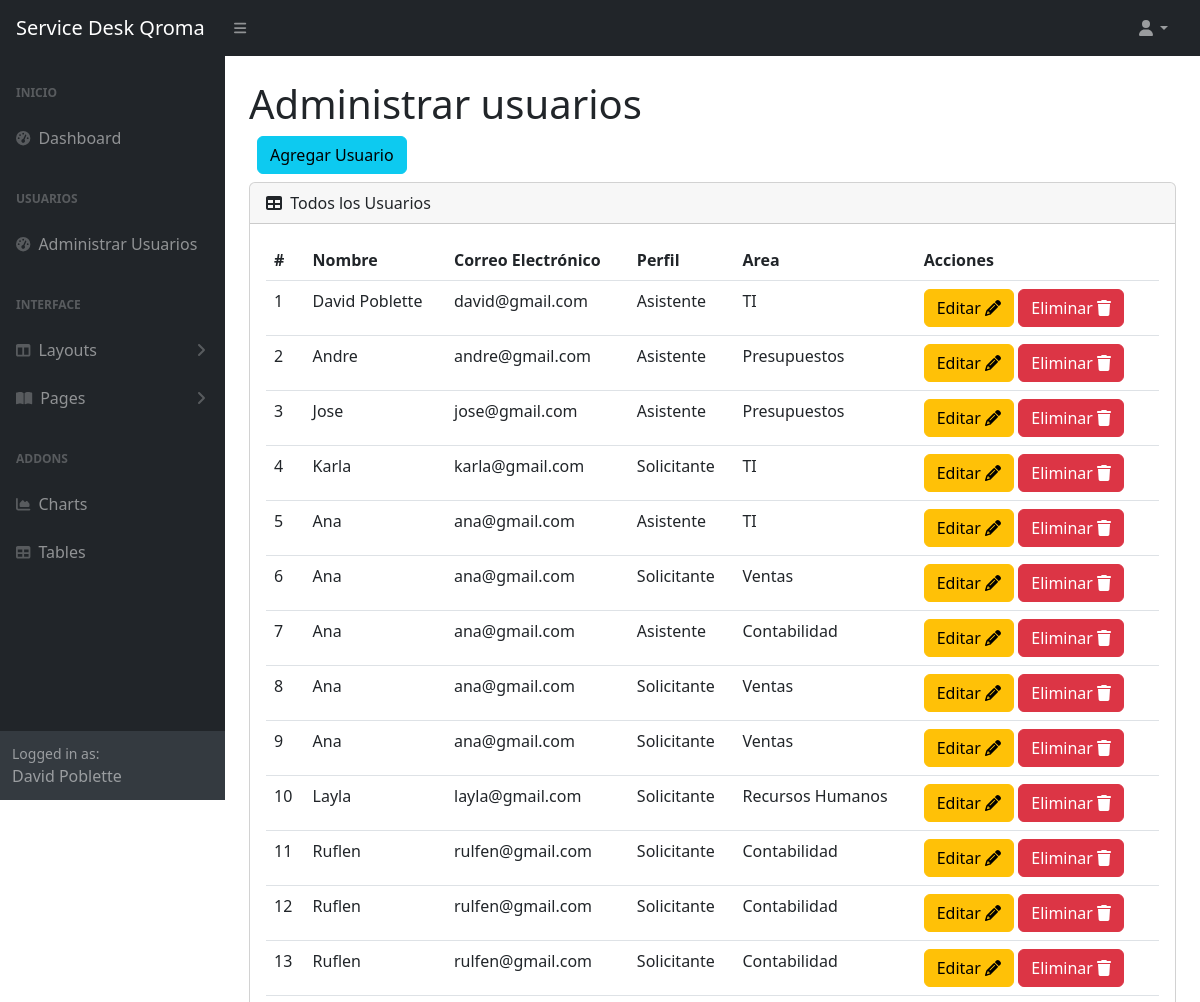
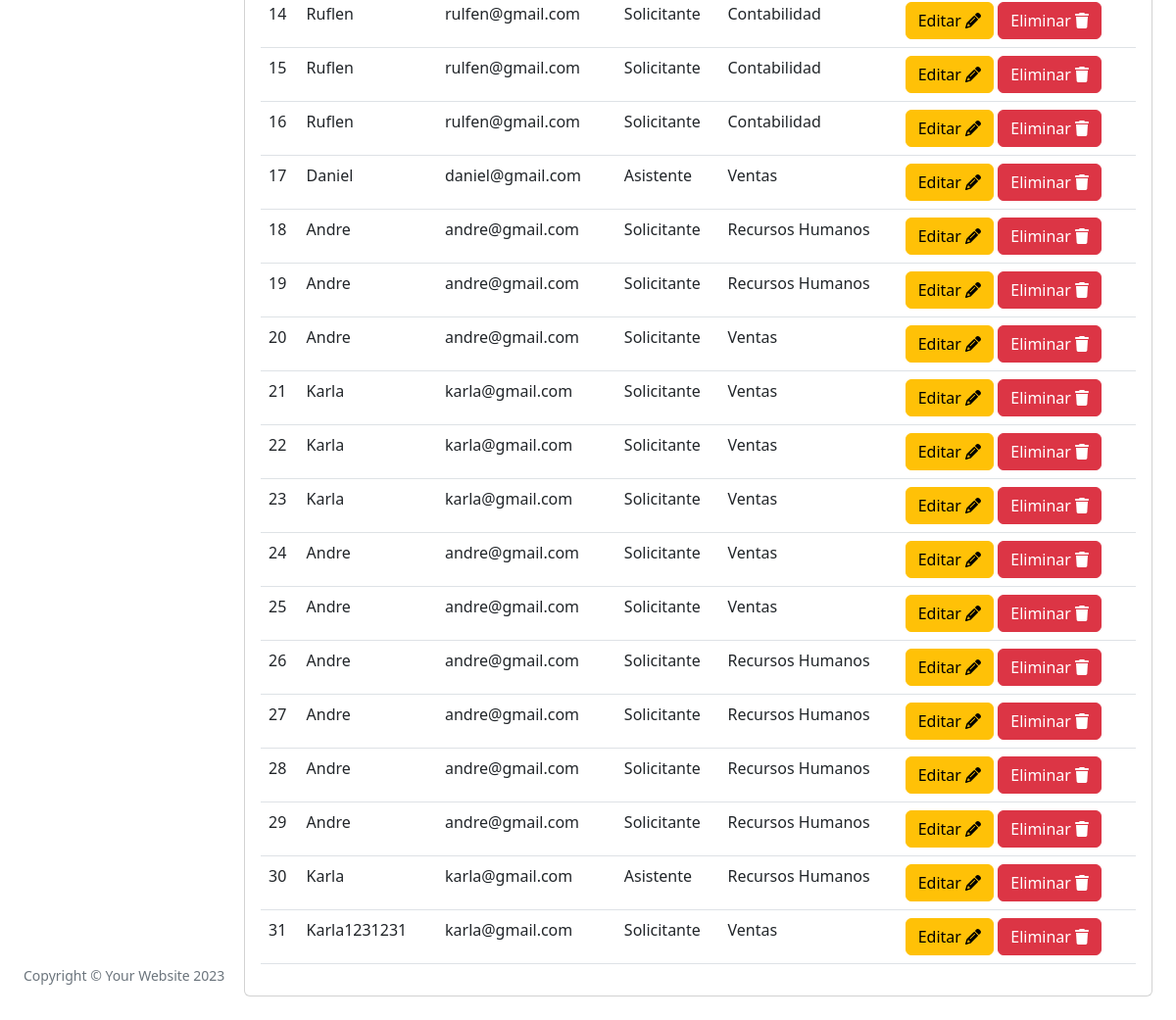
/usuarios (signed in), run on the app's committed database (2 pictures, top to bottom).
### tables this page shows
CREATE TABLE `tba_usuarios`  (
  `CodUsuario` int NOT NULL AUTO_INCREMENT,
  `NombreUsuario` varchar(100) NOT NULL,
  `CodArea` int NOT NULL,
  `CorreoUsuario` varchar(100) NOT NULL,
  `CodPerfil` int NOT NULL,
  `PasswordUsuario` varchar(150) NOT NULL,
  `UltimaConexion` timestamp NULL DEFAULT current_timestamp ON UPDATE CURRENT_TIMESTAMP,
  PRIMARY KEY (`CodUsuario`) USING BTREE,
  INDEX `CodPerfil`(`CodPerfil`) USING BTREE,
  INDEX `tba_usuarios_ibfk_2`(`CodArea`) USING BTREE,
  CONSTRAINT `tba_usuarios_ibfk_1` FOREIGN KEY (`CodPerfil`) REFERENCES `tba_perfilusuario` (`CodPerfil`) ON DELETE RESTRICT ON UPDATE RESTRICT,
  CONSTRAINT `tba_usuarios_ibfk_2` FOREIGN KEY (`CodArea`) REFERENCES `tba_areausuario` (`CodArea`) ON DELETE RESTRICT ON UPDATE RESTRICT
);

CREATE TABLE `tba_perfilusuario`  (
  `CodPerfil` int NOT NULL AUTO_INCREMENT,
  `NombrePerfil` varchar(100) NULL DEFAULT NULL,
  PRIMARY KEY (`CodPerfil`) USING BTREE
);

CREATE TABLE `tba_areausuario`  (
  `CodArea` int NOT NULL AUTO_INCREMENT,
  `NombreArea` varchar(50) NOT NULL,
  PRIMARY KEY (`CodArea`) USING BTREE
);

### controller/plantilla.controller.php (called while the page is built)
<?php
class ControllerPlantilla
{
  static public function ctrPlantilla()
  {
    include "view/plantilla.php";
  }
}

### index.php (called while the page is built)
<?php
require_once "controller/plantilla.controller.php";
require_once "controller/usuarios.controller.php";
require_once "model/usuarios.model.php";
$plantilla = new ControllerPlantilla();
$plantilla -> ctrPlantilla();

### controller/usuarios.controller.php (called while the page is built, shortened)
<?php
class ControllerUsuarios
{
  static public function ctrMostrarUsuarios()
  {
    $tabla = "tba_usuarios";
    $listaUsuarios = ModelUsuarios::mdlMostrarUsuarios($tabla);
    return $listaUsuarios;
  }
}

### model/conexion.php (called while the page is built)
<?php
class Conexion
{
  static public function conn()
  {
    $link = new PDO("mysql:host=127.0.0.1;dbname=servdeskqroma","root","");
		$link->exec("set names utf8");
		return $link;
  }
}

### model/usuarios.model.php (called while the page is built, shortened)
<?php
require_once "conexion.php";
class ModelUsuarios
{
  static public function mdlMostrarUsuarios($tabla)
  {
    $statement = Conexion::conn()->prepare("SELECT tba_usuarios.CodUsuario, tba_usuarios.NombreUsuario, tba_usuarios.CodArea, tba_usuarios.CorreoUsuario, tba_usuarios.CodPerfil, tba_perfilusuario.NombrePerfil, tba_areausuario.NombreArea FROM $tabla INNER JOIN tba_perfilusuario ON tba_usuarios.CodPerfil = tba_perfilusuario.CodPerfil INNER JOIN tba_areausuario ON tba_usuarios.CodArea = tba_areausuario.CodArea ORDER BY CodUsuario ASC");
    $statement -> execute();
    return $statement -> fetchAll();
  }
}

### view/modules/usuarios.php (the view, shortened to what this page needs)
        </div>
      </div>
      <div class="sb-sidenav-footer">
        <div class="small">Logged in as:</div>
        <?php echo $_SESSION["nombreUsuario"] ?>
      </div>
    </nav>
  </div>
  <div id="layoutSidenav_content">
    <main class="bg">
      <div class="container-fluid px-4">
        <h1 class="mt-4">Administrar usuarios</h1>
          <div class="d-flex m-2">
            <button type="button" class="btn btn-info" data-bs-toggle="modal" data-bs-target="#modalAddUser">
              Agregar Usuario
            </button>
          </div>
        <div class="card mb-4">
          <div class="card-header">
            <i class="fas fa-table me-1"></i>
            Todos los Usuarios
          </div>
          <div class="card-body">
            <table id="datatablesSimple" class="data-table-Usuario table">
              <thead>
                <tr>
                  <th>#</th>
                  <th>Nombre</th>
                  <th>Correo Electrónico</th>
                  <th>Perfil</th>
                  <th>Area</th>
                  <th>Acciones</th>
                </tr>
              </thead>
              <tbody>
                <?php
                $usuarios = ControllerUsuarios::ctrMostrarUsuarios();
                foreach ($usuarios as $key => $value)
                {
                  echo
                  '<tr>
                      <td>'.($key + 1).'</td>
                      <td>'.$value["NombreUsuario"].'</td>
                      <td>'.$value["CorreoUsuario"].'</td>
                      <td>'.$value["NombrePerfil"].'</td>
                      <td>'.$value["NombreArea"].'</td>
                      <td>
                        <button class="btn btn-warning btnEditarUsuario" codUsuario="'.$value["CodUsuario"].'" data-bs-toggle="modal" data-bs-target="#modalEditUser">Editar <i class="fa-solid fa-pencil"></i></button>
                        <button class="btn btn-danger btnEliminarUsuario" codUsuario="'.$value["CodUsuario"].'">Eliminar <i class="fa-solid fa-trash"></i></button>
                      </td>
                    </tr>';
                }
                ?>
              </tbody>
            </table>
          </div>
        </div>
      </div>
    </main>
  </div>
</div>

### data on the page
tba_usuarios: NombreUsuario "David Poblette", CorreoUsuario "david@gmail.com", CodPerfil.NombrePerfil "Asistente", CodArea.NombreArea "TI"
tba_usuarios: NombreUsuario "Andre", CorreoUsuario "andre@gmail.com", CodPerfil.NombrePerfil "Asistente", CodArea.NombreArea "Presupuestos"
tba_usuarios: NombreUsuario "Jose", CorreoUsuario "jose@gmail.com", CodPerfil.NombrePerfil "Asistente", CodArea.NombreArea "Presupuestos"
tba_usuarios: NombreUsuario "Karla", CorreoUsuario "karla@gmail.com", CodPerfil.NombrePerfil "Solicitante", CodArea.NombreArea "TI"
tba_usuarios: NombreUsuario "Ana", CorreoUsuario "ana@gmail.com", CodPerfil.NombrePerfil "Asistente", CodArea.NombreArea "TI"
tba_usuarios: NombreUsuario "Ana", CorreoUsuario "ana@gmail.com", CodPerfil.NombrePerfil "Solicitante", CodArea.NombreArea "Ventas"
tba_usuarios: NombreUsuario "Ana", CorreoUsuario "ana@gmail.com", CodPerfil.NombrePerfil "Asistente", CodArea.NombreArea "Contabilidad"
tba_usuarios: NombreUsuario "Ana", CorreoUsuario "ana@gmail.com", CodPerfil.NombrePerfil "Solicitante", CodArea.NombreArea "Ventas"
tba_usuarios: NombreUsuario "Ana", CorreoUsuario "ana@gmail.com", CodPerfil.NombrePerfil "Solicitante", CodArea.NombreArea "Ventas"
tba_usuarios: NombreUsuario "Layla", CorreoUsuario "layla@gmail.com", CodPerfil.NombrePerfil "Solicitante", CodArea.NombreArea "Recursos Humanos"
tba_usuarios: NombreUsuario "Ruflen", CorreoUsuario "rulfen@gmail.com", CodPerfil.NombrePerfil "Solicitante", CodArea.NombreArea "Contabilidad"
tba_usuarios: NombreUsuario "Ruflen", CorreoUsuario "rulfen@gmail.com", CodPerfil.NombrePerfil "Solicitante", CodArea.NombreArea "Contabilidad"
tba_usuarios: NombreUsuario "Ruflen", CorreoUsuario "rulfen@gmail.com", CodPerfil.NombrePerfil "Solicitante", CodArea.NombreArea "Contabilidad"
tba_usuarios: NombreUsuario "Ruflen", CorreoUsuario "rulfen@gmail.com", CodPerfil.NombrePerfil "Solicitante", CodArea.NombreArea "Contabilidad"
tba_usuarios: NombreUsuario "Ruflen", CorreoUsuario "rulfen@gmail.com", CodPerfil.NombrePerfil "Solicitante", CodArea.NombreArea "Contabilidad"
tba_usuarios: NombreUsuario "Ruflen", CorreoUsuario "rulfen@gmail.com", CodPerfil.NombrePerfil "Solicitante", CodArea.NombreArea "Contabilidad"
tba_usuarios: NombreUsuario "Daniel", CorreoUsuario "daniel@gmail.com", CodPerfil.NombrePerfil "Asistente", CodArea.NombreArea "Ventas"
tba_usuarios: NombreUsuario "Andre", CorreoUsuario "andre@gmail.com", CodPerfil.NombrePerfil "Solicitante", CodArea.NombreArea "Recursos Humanos"
tba_usuarios: NombreUsuario "Andre", CorreoUsuario "andre@gmail.com", CodPerfil.NombrePerfil "Solicitante", CodArea.NombreArea "Recursos Humanos"
tba_usuarios: NombreUsuario "Andre", CorreoUsuario "andre@gmail.com", CodPerfil.NombrePerfil "Solicitante", CodArea.NombreArea "Ventas"
tba_usuarios: NombreUsuario "Karla", CorreoUsuario "karla@gmail.com", CodPerfil.NombrePerfil "Solicitante", CodArea.NombreArea "Ventas"
tba_usuarios: NombreUsuario "Karla", CorreoUsuario "karla@gmail.com", CodPerfil.NombrePerfil "Solicitante", CodArea.NombreArea "Ventas"
tba_usuarios: NombreUsuario "Karla", CorreoUsuario "karla@gmail.com", CodPerfil.NombrePerfil "Solicitante", CodArea.NombreArea "Ventas"
tba_usuarios: NombreUsuario "Andre", CorreoUsuario "andre@gmail.com", CodPerfil.NombrePerfil "Solicitante", CodArea.NombreArea "Ventas"
tba_usuarios: NombreUsuario "Andre", CorreoUsuario "andre@gmail.com", CodPerfil.NombrePerfil "Solicitante", CodArea.NombreArea "Ventas"
tba_usuarios: NombreUsuario "Andre", CorreoUsuario "andre@gmail.com", CodPerfil.NombrePerfil "Solicitante", CodArea.NombreArea "Recursos Humanos"
tba_usuarios: NombreUsuario "Andre", CorreoUsuario "andre@gmail.com", CodPerfil.NombrePerfil "Solicitante", CodArea.NombreArea "Recursos Humanos"
tba_usuarios: NombreUsuario "Andre", CorreoUsuario "andre@gmail.com", CodPerfil.NombrePerfil "Solicitante", CodArea.NombreArea "Recursos Humanos"
tba_usuarios: NombreUsuario "Andre", CorreoUsuario "andre@gmail.com", CodPerfil.NombrePerfil "Solicitante", CodArea.NombreArea "Recursos Humanos"
tba_usuarios: NombreUsuario "Karla", CorreoUsuario "karla@gmail.com", CodPerfil.NombrePerfil "Asistente", CodArea.NombreArea "Recursos Humanos"
tba_usuarios: NombreUsuario "Karla1231231", CorreoUsuario "karla@gmail.com", CodPerfil.NombrePerfil "Solicitante", CodArea.NombreArea "Ventas"

### other printed values
$_SESSION["nombreUsuario"] "David Poblette"
